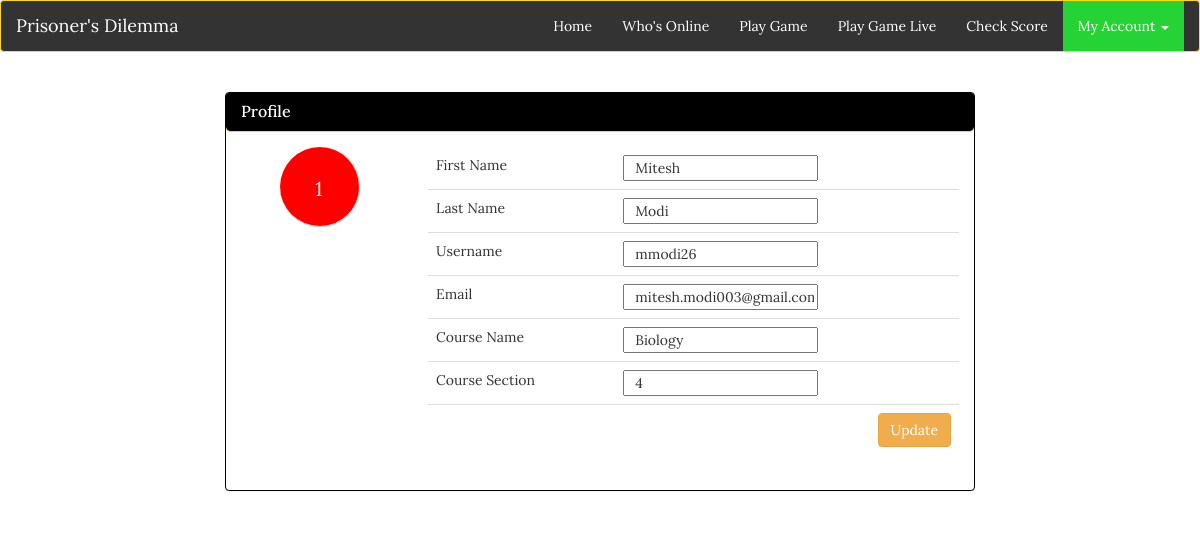
The page /edit_profile.php (signed in) on the database its author committed.
### tables this page shows
CREATE TABLE IF NOT EXISTS `users` (
  `id` int(11) NOT NULL,
  `usernames` varchar(255) NOT NULL,
  `first_name` varchar(255) NOT NULL,
  `last_name` varchar(255) NOT NULL,
  `email` varchar(255) NOT NULL,
  `confirmed_email` varchar(255) NOT NULL,
  `pw` varchar(255) NOT NULL,
  `confirmed_pw` varchar(255) NOT NULL,
  `course` varchar(12) DEFAULT NULL,
  `section` int(2) DEFAULT NULL,
  `online_status` int(1) NOT NULL DEFAULT '0',
  `score` int(3) DEFAULT '0',
  `busy` tinyint(1) NOT NULL,
  `time` timestamp NOT NULL DEFAULT CURRENT_TIMESTAMP,
  `rank` smallint(2) NOT NULL
);

### session.php (called while the page is built, shortened)
<?php
include('connection.php');
$user_check=$_SESSION['login_user'];
$result = $dbc->query("SELECT * from users where usernames='$user_check'");
$row = $result->fetch_assoc();
$login_id=$row['id'];
$login_session =$row['first_name'];
$login_lname=$row['last_name'];
$login_uname=$row['usernames'];
$login_session_email=$row['email'];
$course=$row['course'];
$section=$row['section'];
?>

### edit_profile.php (the view, shortened to what this page needs)
<?php
	include('session.php');
?>
<!doctype html>
<html>
<head>
	<link rel="stylesheet" href="https://maxcdn.bootstrapcdn.com/bootstrap/3.3.5/css/bootstrap.min.css">
	<link href="css/stylesheet.css" rel="stylesheet">
	<link href="css/custom.css" rel="stylesheet">
</head>
<body>
	<header class="navbar navbar-default">
		<div class="container-fluid">
			<div class="navbar-header">
				<a class="navbar-brand" href="index.php">Prisoner's Dilemma</a>
			</div>
			<div class="collapse navbar-collapse" id="collapse">
				<ul class="nav navbar-nav navbar-right">
					<li><a href="index.php">Home</a></li>
					<li><a href="useronline.php">Who's Online</a></li>
					<li><a href="playgame.php">Play Game</a></li>
					<li><a href="playgame_live.php">Play Game Live</a></li>
					<li><a href="#">Check Score</a></li>
					<li class="dropdown active">
						<a href="#" class="dropdown-toggle" data-toggle="dropdown" role="button" aria-haspopup="true" aria-expanded="false">My Account <span class="caret"></span></a>
					</li>
				</ul>
			</div>
		</div>
	</header>
	<div class="container">
		<div class="row">
			<div class="col-xs-12 col-sm-12 col-md-8 col-lg-8 col-xs-offset-0 col-sm-offset-0 col-md-offset-2 col-lg-offset-2 top-margin" >
				<div class="panel panel-info">
					<div class="panel-heading">
						<h3 class="panel-title">Profile</h3>
					</div>
					<div class="panel-body">
						<div class="row">
							<div class="col-sm-3 col-md-3 col-lg-3" align="center">
								<div class="outerContainer red">
									<div class="innerContainer"><br><?php echo $login_id; ?>
									</div>
								</div>
							</div>
							<div class="col-sm-9 col-md-9 col-lg-9 ">
								<table class="table table-user-information">
									<form method="post" action="<?php  echo htmlspecialchars($_SERVER["PHP_SELF"]); ?>">
										<tr>
											<td>First Name</td>
											<td><input type="text" name ="fname" value="<?php echo $login_session ?>" /></td>
										</tr>
											<tr>
											<td>Last Name</td>
											<td><input type="text" name ="lname" value="<?php echo $login_lname; ?>" /></td>
										</tr>
										<tr>
											<td>Username</td>
											<td><input type="text" name ="Username" value="<?php echo $login_uname; ?>" /></td>
										</tr>
										<tr>
											<td>Email</td>
											<td><input type="text" name ="Email" value="<?php echo $login_session_email; ?>" /></td>
										</tr>
										<tr>
											<td>Course Name</td>
											<td><input type="text" name ="CourseName" readonly value="<?php echo $course; ?>" /></td>
										</tr>
										<tr>
											<td>Course Section</td>
											<td><input type="text" name ="Section" readonly value="<?php echo $section; ?>" /></td>
										</tr>
										<tr>
											<td> </td>
											<td>
												<input type="submit" name="submit" value="Update" class="btn btn-default dropdown-toggle btn-warning" style="float:right" id="editbtn" />
											</td>
										</tr>
									</form>
								</table>
							</div>
						</div>
					</div>
				</div>
			</div>
		</div>
	</div>
</body>
</html>

### css/stylesheet.css (style rules this page uses)
body { font-family: 'Lora', serif; }
.navbar-default { background-color: #DAFFD8; border-color: #e7e7e7; }
.navbar-default .navbar-nav>.active>a, .navbar-default .navbar-nav>.active>a:focus, .navbar-default .navbar-nav>.active>a:hover { color: #FFF; background-color: #25D434; }
.table-user-information > tbody > tr { border-top: 1px solid rgb(221, 221, 221); }
.table-user-information > tbody > tr:first-child { border-top: 0; }
.table-user-information > tbody > tr > td { border-top: 0; }
.top-margin { margin-top:20px; }
.panel-title { color:white; }
.panel-info>.panel-heading { background-color:black; border-color:#ffd90f; }
.panel-info { border-color:black; }
div { border-radius: 5px; }
input { padding-left:10px; }

### css/custom.css (style rules this page uses)
.navbar-default .navbar-brand { color:#fff; }
.navbar-default .navbar-nav>li>a { color:#fff; }
.navbar-default .navbar-collapse, .navbar-default .navbar-form { color:#fff; }
.navbar-default { background-color: #333; border-color: #ffd90f; }
.btn-default { color: white; }
.outerContainer { height: 80px; overflow: hidden; width: 80px; border-radius: 50%; border-bottom: 1px solid #CCCCCC; border-right: 1px solid #CCCCCC; }
.innerContainer { width: 100%; font-size: 20px; color: white; }
.red { background-color: red; }

### rows shown on the page
users: id "1", fname "Mitesh", lname "Modi", Username "mmodi26", Email "mitesh.modi003@gmail.com", CourseName "Biology", Section "4"
